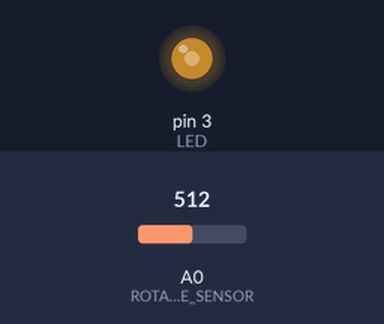
Recording of a program running on a simulated Arduino Uno, built with avr-gcc and run on an emulated ATmega328P. On the bench: output pins drawn as LEDs (lit = HIGH). Inputs (shaded band) come from the test bench; at power-on: A0 (ROTARY_ANGLE_SENSOR) = 512. What the program prints to the serial monitor is not drawn.

Above: at 1.3 s.
1.4 s: A0 (ROTARY_ANGLE_SENSOR) set to 716
At 2.7 s:
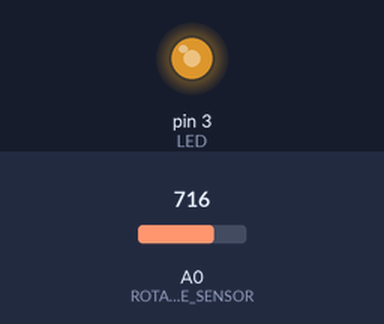
3.0 s: A0 (ROTARY_ANGLE_SENSOR) set to 900
At 4.1 s:
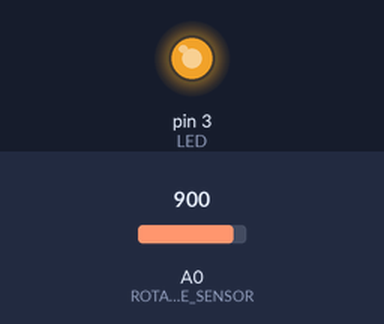
4.5 s: A0 (ROTARY_ANGLE_SENSOR) set to 122
At 5.3 s:
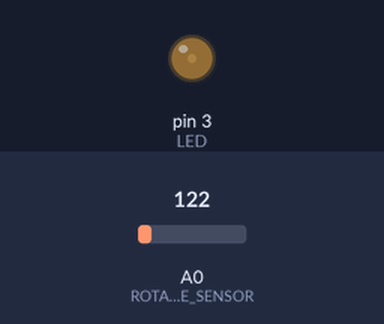
6.0 s: A0 (ROTARY_ANGLE_SENSOR) set to 0
At 6.5 s:
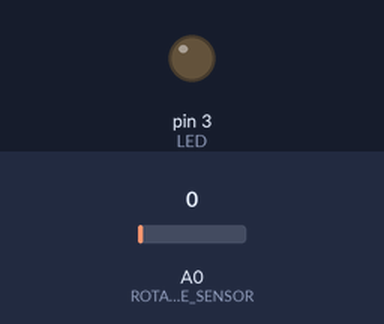
Timing chart, 0 to 8.5 s (numbered marks = the images above; inputs shaded):
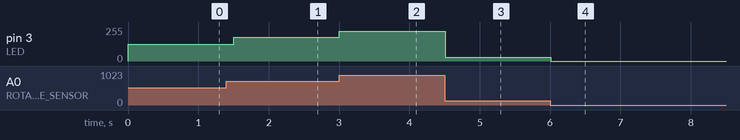

Measured:
- after the input at 1.4 s, pin 3 (LED): 127/255 → 177/255 after 0.10 s
- after the input at 3.0 s, pin 3 (LED): 177/255 → 223/255 at once
- after the input at 4.5 s, pin 3 (LED): 223/255 → 29/255 at once
- after the input at 6.0 s, pin 3 (LED): 29/255 → 0/255 at once

The program:

main.cpp
```cpp
#include <Arduino.h>

// makro definition | penamaan ALL CAPS CASE
#define ROTARY_ANGLE_SENSOR A0
#define LED 3
#define ADC_REF 5

#define GROVE_VCC 5
#define FULL_ANGLE 300

void setup() {
  Serial.begin(9600);
  pinMode(ROTARY_ANGLE_SENSOR, INPUT);
  pinMode(LED, OUTPUT);
}

void loop() {
  float Voltage; // penamaan menggunakan PascalCase
  int SensorValue = analogRead(ROTARY_ANGLE_SENSOR);
  Voltage = (float)SensorValue*ADC_REF /1023;
  float Degrees = (Voltage*FULL_ANGLE)/GROVE_VCC;
  Serial.println("Sudut antara tanda dan posisi start");
  Serial.println("degrees");

  int Brightness;
  Brightness = map(Degrees, 0, FULL_ANGLE, 0, 255);
  analogWrite(LED,Brightness);
  delay(500);
}
```
